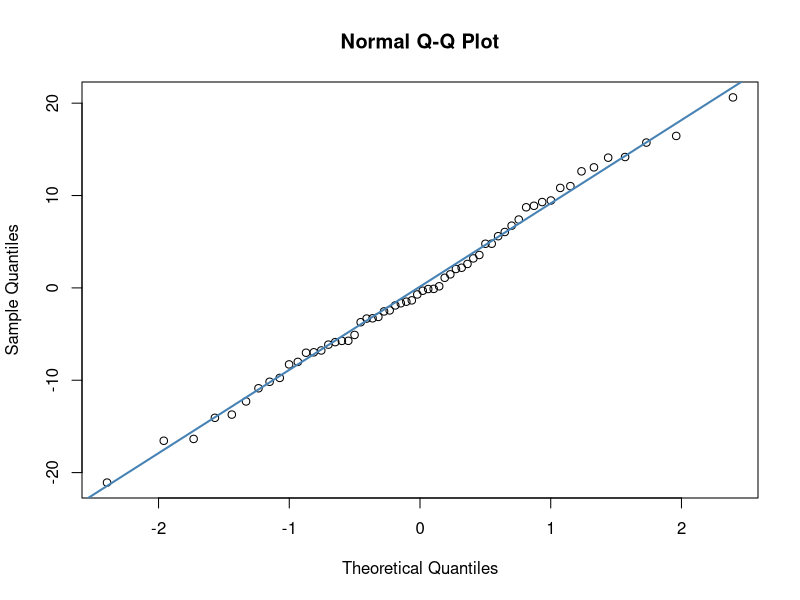
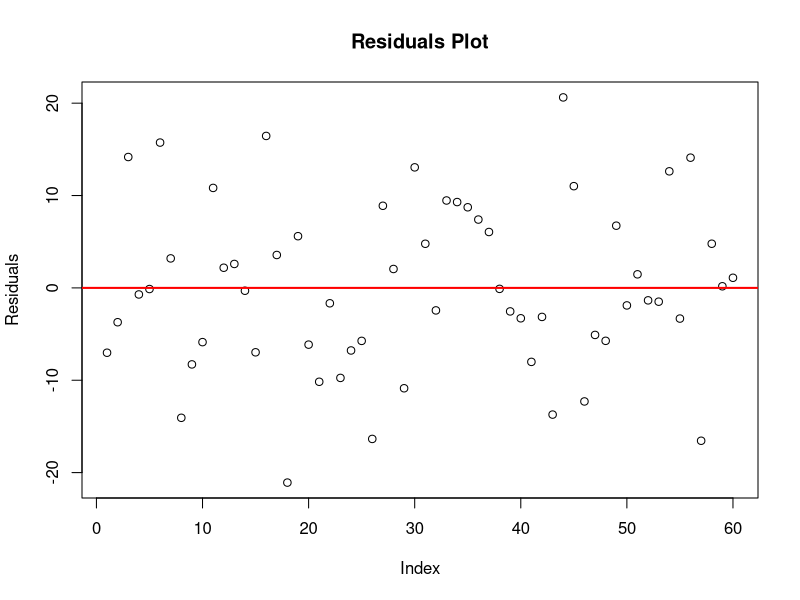
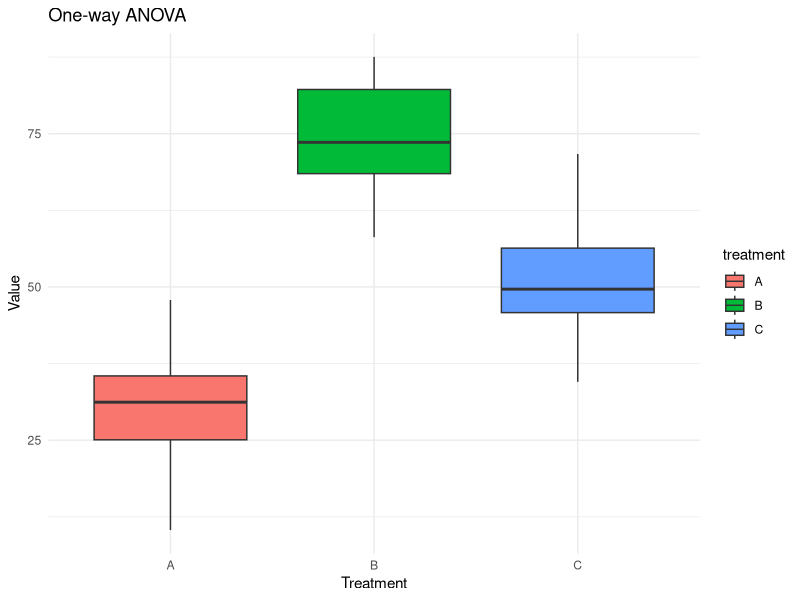
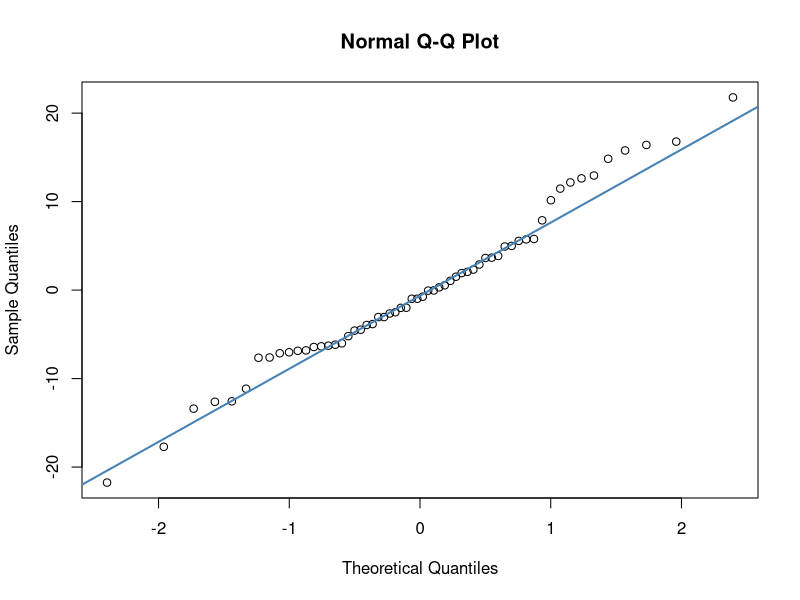
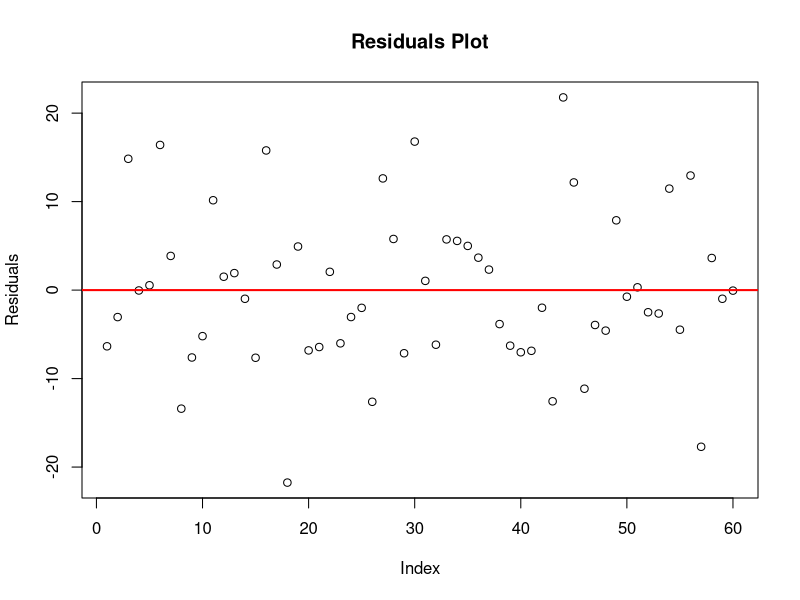
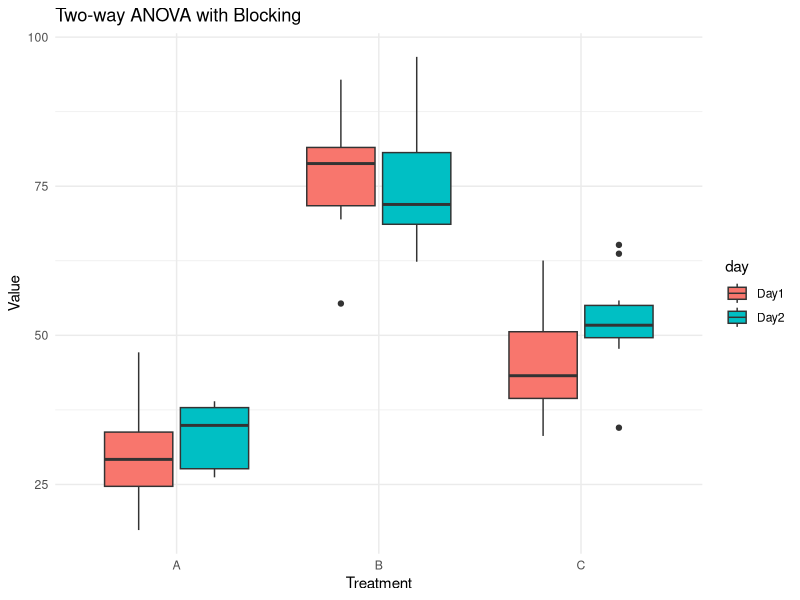
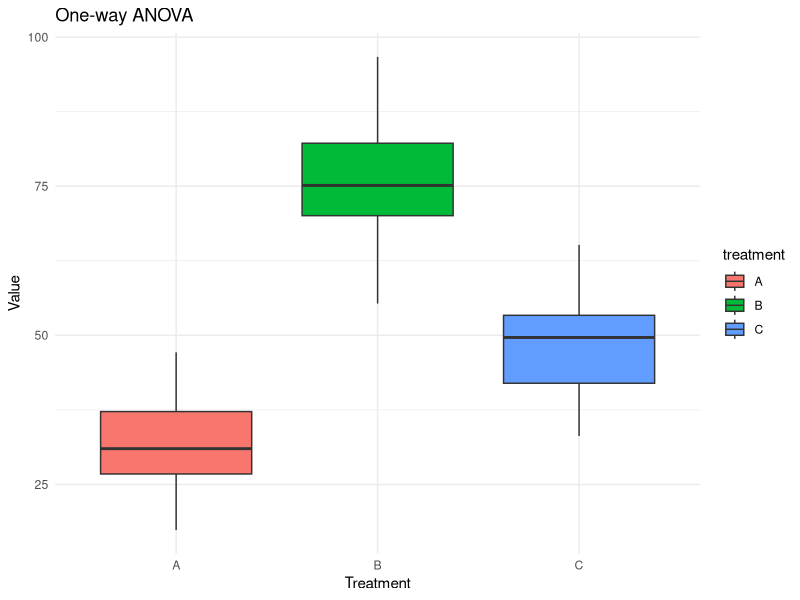
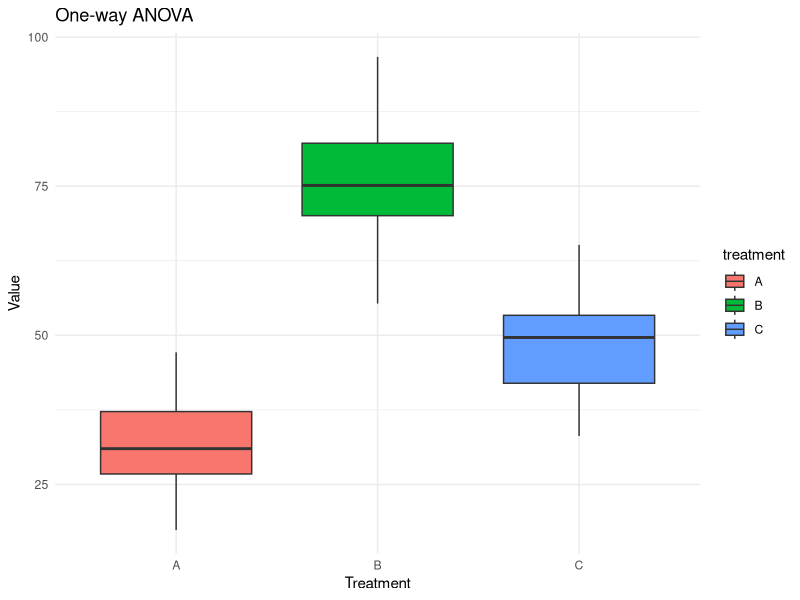

Reproduce these figures in R, in order.
## ---- chunk 1
# Set seed for reproducibility
set.seed(123)

# Simulate data for a one-way ANOVA with three treatments
group_a <- rnorm(20, mean = 30, sd = 10) # Treatment A
group_b <- rnorm(20, mean = 75, sd = 10) # Treatment B
group_c <- rnorm(20, mean = 50, sd = 10) # Treatment C
# Combine the data into a data frame
data_anova <- data.frame(
  value = c(group_a, group_b, group_c),
  treatment = factor(rep(c("A", "B", "C"), each = 20))
)
## ---- chunk 2
# Perform one-way ANOVA
anova_result <- aov(value ~ treatment, data = data_anova)
summary(anova_result)
## ---- chunk 3
# QQ plot of residuals from one-way ANOVA
qqnorm(residuals(anova_result))
qqline(residuals(anova_result), col = "steelblue", lwd = 2)

## ---- chunk 4
# Residual plot from one-way ANOVA
plot(residuals(anova_result), main = "Residuals Plot", xlab = "Index", ylab = "Residuals")
abline(h = 0, col = "red", lwd = 2)
## ---- chunk 5
# Perform linear model
lm_result <- lm(value ~ treatment, data = data_anova)
summary(lm_result)
## ---- chunk 6
# Plotting using ggplot2
library(ggplot2)
ggplot(data_anova, aes(x = treatment, y = value, fill = treatment)) +
  geom_boxplot() +
  theme_minimal() +
  labs(title = "One-way ANOVA", y = "Value", x = "Treatment")

## ---- chunk 7
# Set seed for reproducibility
set.seed(123)

# Simulate data for a one-way ANOVA with three treatments
group_a <- rnorm(20, mean = 30, sd = 10) # Treatment A
group_b <- rnorm(20, mean = 75, sd = 10) # Treatment B
group_c <- rnorm(20, mean = 50, sd = 10) # Treatment C
# Combine the data into a data frame
data_anova <- data.frame(
  value = c(group_a, group_b, group_c),
  treatment = factor(rep(c("A", "B", "C"), each = 20))
)
## ---- chunk 8
set.seed(123)

# Simulate data for a two-way ANOVA with three treatments and two blocks
group_a_day1 <- rnorm(10, mean = 30, sd = 10) # Treatment A, Day 1
group_b_day1 <- rnorm(10, mean = 75, sd = 10) # Treatment B, Day 1
group_c_day1 <- rnorm(10, mean = 50, sd = 10) # Treatment C, Day 1

group_a_day2 <- rnorm(10, mean = 30, sd = 10) # Treatment A, Day 2
group_b_day2 <- rnorm(10, mean = 75, sd = 10) # Treatment B, Day 2
group_c_day2 <- rnorm(10, mean = 50, sd = 10) # Treatment C, Day 2

# Combine the data into a data frame
data_anova_block <- data.frame(
  value = c(group_a_day1, group_b_day1, group_c_day1, group_a_day2, group_b_day2, group_c_day2),
  treatment = factor(rep(c("A", "B", "C", "A", "B", "C"), each = 10)),
  day = factor(rep(c("Day1", "Day1", "Day1", "Day2", "Day2", "Day2"), each = 10))
)
## ---- chunk 9
# Perform two-way ANOVA with interaction between treatment and block
anova_block_result <- aov(value ~ treatment + day + treatment:day, data = data_anova_block)
summary(anova_block_result)

## ---- chunk 10
# QQ plot of residuals from two-way ANOVA
qqnorm(residuals(anova_block_result))
qqline(residuals(anova_block_result), col = "steelblue", lwd = 2)
## ---- chunk 11
# Residual plot from two-way ANOVA
plot(residuals(anova_block_result), main = "Residuals Plot", xlab = "Index", ylab = "Residuals")
abline(h = 0, col = "red", lwd = 2)

## ---- chunk 12
# Perform linear model with interaction
lm_block_result <- lm(value ~ treatment * day, data = data_anova_block)
summary(lm_block_result)
## ---- chunk 13
# Plotting using ggplot2, showing interaction
ggplot(data_anova_block, aes(x = treatment, y = value, fill = day)) +
  geom_boxplot() +
  theme_minimal() +
  labs(title = "Two-way ANOVA with Blocking", y = "Value", x = "Treatment")

## ---- chunk 14
# Perform one-way ANOVA focusing only on treatment effects
anova_result <- aov(value ~ treatment, data = data_anova_block)
summary(anova_result)


ggplot(data_anova_block, aes(x = treatment, y = value, fill = treatment)) +
  geom_boxplot() +
  theme_minimal() +
  labs(title = "One-way ANOVA", y = "Value", x = "Treatment")
## ---- chunk 15
# Perform one-way ANOVA focusing only on treatment effects
anova_result <- aov(value ~ treatment, data = data_anova_block)
summary(anova_result)


ggplot(data_anova_block, aes(x = treatment, y = value, fill = treatment)) +
  geom_boxplot() +
  theme_minimal() +
  labs(title = "One-way ANOVA", y = "Value", x = "Treatment")
